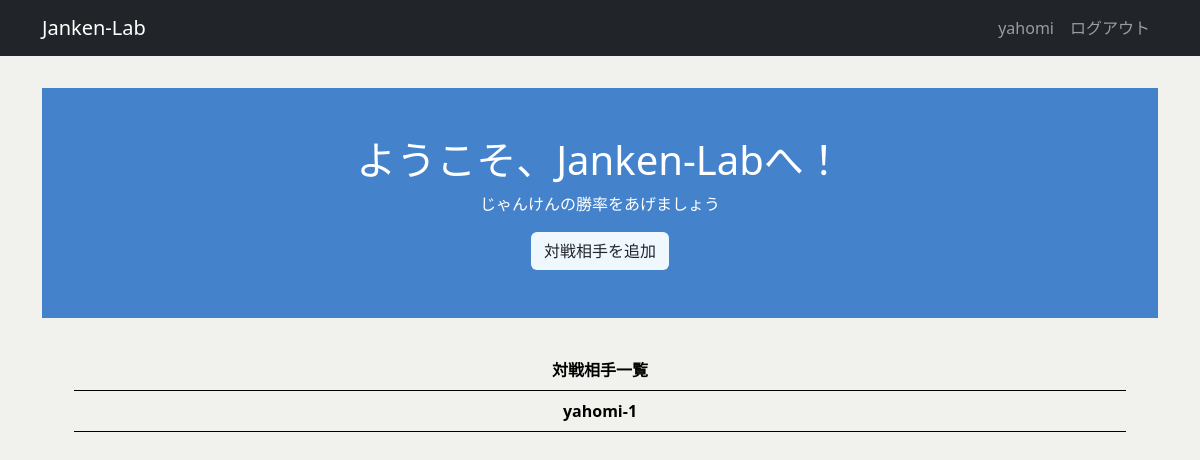
The page / (signed in) on the database as committed earlier.
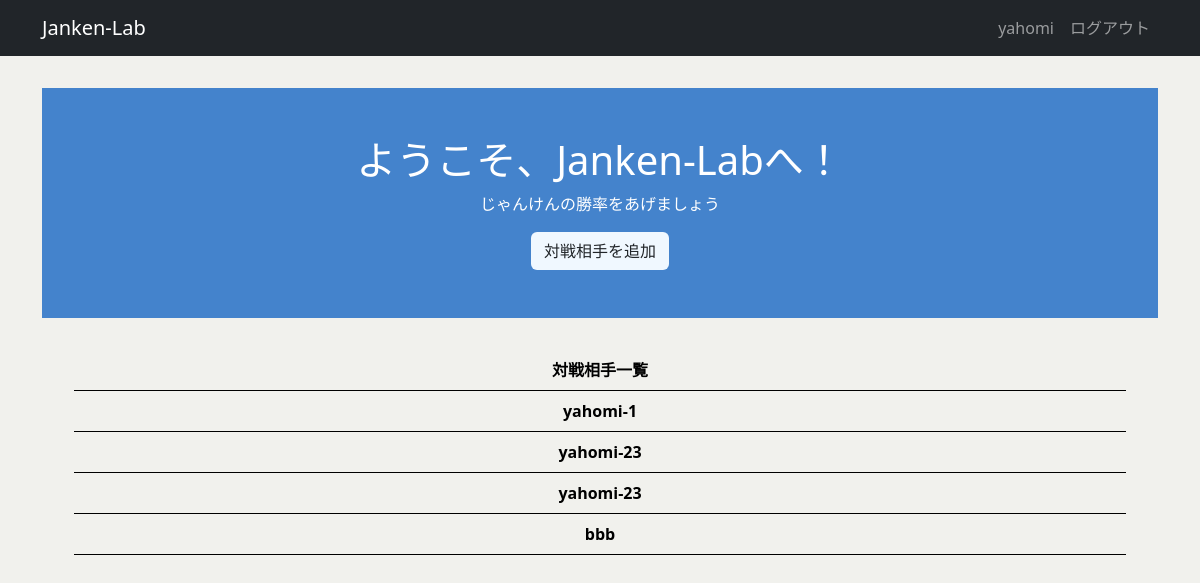
The same page on the database as committed later.
### janken/models.py (models this page shows, shortened)
class Opponent(models.Model):
    name = models.CharField('対戦相手', max_length=12)
    created_by = models.ForeignKey(
        settings.AUTH_USER_MODEL,
        verbose_name='作成者',
        on_delete=models.CASCADE
    )
    class Meta:
        db_table = 'Opponents'

### janken/views.py (the view)
# urls.py: path('', views.top, name='top'),
def top(request):
    user_id = request.user.id
    opponents = Opponent.objects.all()
    context = {
        'opponents': opponents
    }
    return render(request, 'janken/top.html', context)

### templates/janken/top.html
{% extends 'base.html' %}
{% load static %}
{% block main %}
  <div class="welcome">
    <h1 class="title">ようこそ、Janken-Labへ！</h1>
    <p class="subtitle">じゃんけんの勝率をあげましょう</p>
    <a href="{% url 'janken:op_new' %}" class="btn btn-color">対戦相手を追加</a>
  </div>
  {% if user.is_authenticated %}
    {% if opponents %}
      <ul class="opponents-list">
        <li class="opponents-header">対戦相手一覧</li>
        {% for opponent in opponents %}
          {% if opponent.created_by_id == user.id %}
            <li>
              <a href="{% url 'janken:op_detail' opponent.id %}" class="opponent">
                {{ opponent.name }}
              </a>
            </li>
          {% endif %}
        {% endfor %}
      </ul>
    {% else %}
      <p class="message">対戦相手がまだいません.</p>
    {% endif %}
  {% endif %}
{% endblock main %}

### templates/base.html (shortened to what this page needs)
{% load static %}
{% load django_bootstrap5 %}
<!DOCTYPE html>
<html lang="ja">
  <head>
    {% bootstrap_css %}
    <link rel="stylesheet" href="{% static 'css/style.css' %}">
  </head>
  <body>
    <nav class="navbar navbar-expand flex-md-row navbar-dark bg-dark">
      <div class="container justify-content-between">
        <a class="navbar-brand" href="/">Janken-Lab</a>
        <ul class="navbar-nav mr-md-2">
          {% if user.is_authenticated %}
            <li class="nav-item">
              <a class="nav-link">{{ user.username }}</a>
              <a class="nav-link" href="{% url 'logout' %}">ログアウト</a>
            </li>
          {% endif %}
        </ul>
      </div>
    </nav>
    <main>
      <div class="container">
        {% block main %}{% endblock main %}
      </div>
    </main>
  </body>
</html>

### static/css/style.css (style rules this page uses)
body { background-color: rgb(241, 241, 237); }
main { padding: 2rem 0; }
a { display: block; text-decoration: none; color: rgb(241, 241, 237); }
.btn-color { background-color: aliceblue; }
.welcome { color: white; padding: 3rem 0; margin-bottom: 2rem; background-color: #4483cc; align-items: center; display: flex; flex-direction: column; }
.nav-item { display: flex; }
.opponents-list > li { border-bottom: 1px solid black; color: rgb(0, 0, 0); font-weight: bold; list-style: none; text-align: center; width: auto; line-height: 40px; margin-right: 32px; }
.opponent { display: block; text-decoration: none; color: black; }
.opponents-header { border-bottom: 1px solid black; }

Rows that differ between the two databases and show on the page:
added Opponent: name "yahomi-23"
added Opponent: name "yahomi-23"
added Opponent: name "bbb"
